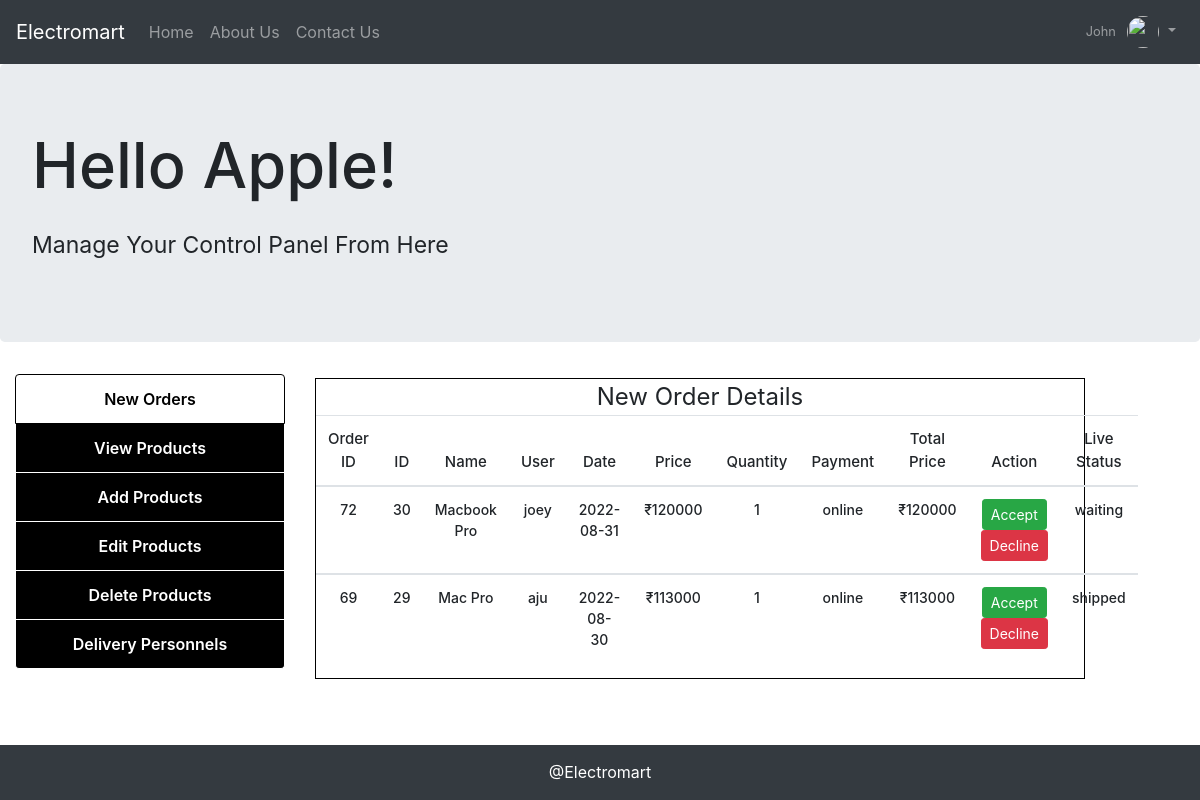
Screenshot of /liveorders.php (signed in) with the database file from the repository.
### tables this page shows
CREATE TABLE `orders` (
  `orderid` int(11) NOT NULL,
  `pid` int(11) NOT NULL,
  `pname` varchar(30) NOT NULL,
  `pprice` int(10) NOT NULL,
  `pbrand` varchar(50) NOT NULL,
  `qty` int(10) NOT NULL,
  `ordereduser` varchar(50) NOT NULL,
  `totalprice` int(10) NOT NULL,
  `ordered_date` date DEFAULT NULL,
  `payment_type` varchar(20) NOT NULL,
  `res_status` varchar(11) NOT NULL
);

### liveorders.php (the view, shortened to what this page needs)
<?php
 include_once "inc/dbh.inc.php";
?>
<!DOCTYPE html>
<html>
<head>
  <link rel="stylesheet" type="text/css" href="css/bootstrap.min.css">
  <link rel="stylesheet" type="text/css" href="css/main.css">
</head>
<body>
    <nav class="navbar navbar-expand-lg navbar-dark bg-dark">
  <a class="navbar-brand" href="index.php">Electromart</a>
  <div class="collapse navbar-collapse" id="navbarSupportedContent">
    <ul class="navbar-nav mr-auto">
      <li class="nav-item">
        <a class="nav-link" href="index.php">Home</a>
      </li>
      <li class="nav-item">
        <a class="nav-link" href="aboutus.php">About Us</a>
      </li>
      <li class="nav-item">
        <a class="nav-link " href="#contact">Contact Us</a>
      </li>
    </ul>
    <ul class="navbar-nav ml-auto">
      <li class="nav-item dropdown no-arrow">
        <a class="nav-link dropdown-toggle" href="#" id="userDropdown" role="button" data-toggle="dropdown" aria-haspopup="true" aria-expanded="false">
          <span class="mr-2 d-none d-lg-inline text-gray-600 small">
            <?php echo $_SESSION['u_name']; ?>
          </span>
          <img class="img-profile rounded-circle" src="images/bm.png" style="height: 2rem; width: 2rem;">
        </a>
      </li>
    </ul>
  </div>
</nav>
<div class="jumbotron">
	<h1 style="font-size: 63px;">Hello <?php echo $_SESSION['bname']; ?>!</h1>
	<p class="pt-3" style="font-size: 23px;">Manage Your Control Panel From Here</p>
</div>
  <div class="container-fluid">
   	<div class="row">
   	  <div class="col-md-3 pb-5">
            <div class="mylist list-group">
              <a href="liveorders.php" class="list-group-item active">New Orders</a>
              <a href="mview.php" class="list-group-item">View Products</a>
              <a href="madd.php" class="list-group-item ">Add Products</a>
              <a href="medit.php" class="list-group-item ">Edit Products</a>
              <a href="mdelete.php" class="list-group-item ">Delete Products</a>
              <a href="delivperson.php" class="list-group-item ">Delivery Personnels</a>
            </div>
      </div>
       <div class="col-md-8 pt-1 pb-3">
           <legend class="text-center" style="border:1px solid black; width: 100%; margin: 0 auto;">New Order Details
            <table class="table table-responsive-md mytbl text-center">
                <thead>
                 <tr>
                  <th>Order ID</th>
                  <th>ID</th>
                  <th>Name</th>
                  <th>User</th>
                  <th>Date</th>
                  <th>Price</th>
                  <th>Quantity</th>
                  <th>Payment</th>
                  <th>Total Price</th>
                  <th>Action</th>
                  <th>Live Status</th>
                 </tr>
                </thead>
                 <?php
                 $manager = $_SESSION['bname'];
                 $sql = "select * from orders where pbrand = '$manager' ORDER BY orderid DESC LIMIT 10;";
                 $result = mysqli_query($con, $sql);
                 $resultcheck = mysqli_num_rows($result);
                 if ($resultcheck > 0) {
                 while ($row = mysqli_fetch_assoc($result)) {
                 ?>
                <tbody>
                <tr>
                <td><?php echo $row['orderid'] ?></td>
                <td><?php echo $row['pid'] ?></td>
                <td><?php echo $row['pname'] ?></td>
                <td><?php echo $row['ordereduser'] ?></td>
                <td><?php echo $row['ordered_date'] ?></td>
                <td>&#8377;<?php echo $row['pprice'] ?></td>
                <td><?php echo $row['qty'] ?></td>
                <td><?php echo $row['payment_type'] ?></td>
                <td>&#8377;<?php echo $row['totalprice'] ?></td>
                <td><a href="inc/rstatus.inc.php?id=<?php echo $row['orderid']; ?>&current=<?php echo $row['res_status']; ?>" class="btn btn-success btn-sm">Accept</a>
                  <a href="inc/rstatus.inc.php?type=decline&id=<?php echo $row['orderid']; ?>&current=<?php echo $row['res_status']; ?>" class="btn btn-danger btn-sm">Decline</a></td>
                <td><?php echo $row['res_status']; ?></td>
                <?php
                  }
                 }
                ?>
                </tr>
                </tbody>
               </table>
             </legend>
       </div>
    </div>
  </div>
<?php
 include 'footer.php';
?>

### footer.php (shortened to what this page needs)
     <body style="
	display:table;">
</body>
<footer style="
	 display:table-row;
  width:100%;
  height: 55px;
  text-align: center;
  color: white;
  background-color:#343a40;
  ">
  <p style="text-align: center; padding-top: 15px;"> @Electromart </p>
	  </footer>
</html>

### css/main.css (style rules this page uses)
html,body { height: 100%; width: 100%; }
.mylist a { text-align: center; text-decoration: none; background-color: black; color: white; border: 1px solid white; font-weight: 600; }
.list-group-item.active { background-color: white !important; color: black; border: 1px solid black; }
.mytbl th { font-size: 15px; font-weight: 500; margin: 0 auto; }
.mytbl td { font-size: 14px; font-weight: 500; }

### rows the page displays
orders: orderid "72", pid "30", pname "Macbook Pro", ordereduser "joey", ordered_date "2022-08-31", pprice "120000", qty "1", payment_type "online", totalprice "120000", res_status "waiting"
orders: orderid "69", pid "29", pname "Mac Pro", ordereduser "aju", ordered_date "2022-08-30", pprice "113000", qty "1", payment_type "online", totalprice "113000", res_status "shipped"

### other values shown
$_SESSION['u_name'] "John"
$_SESSION['bname'] "Apple"
